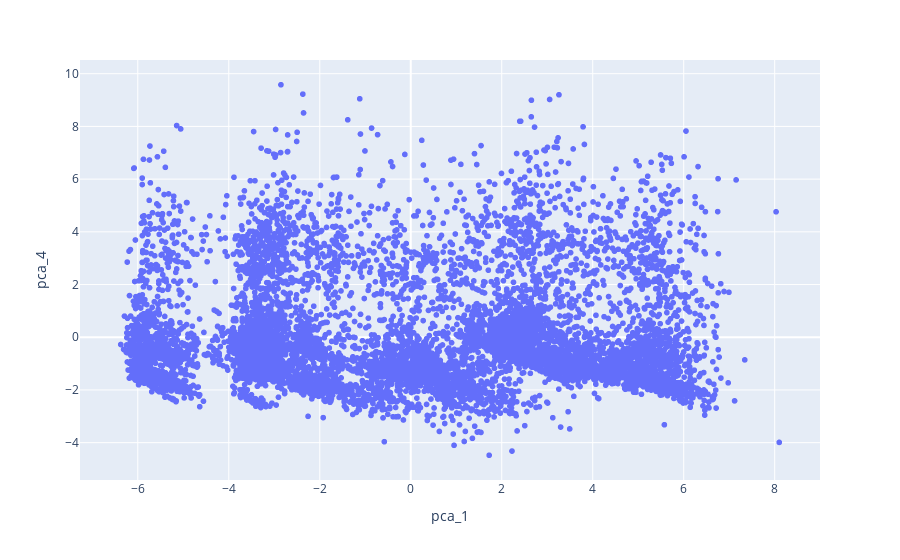

Here is the notebook cell this chart was saved with:
### Markdown cell above
## *5.3. PCA*

### Code cell
from sklearn.cluster import KMeans
from sklearn.preprocessing import StandardScaler
from sklearn.decomposition import PCA

X = df.values
# scaler = StandardScaler()
X_scaled = scaler.fit_transform(X)

pca = PCA(n_components=4)
X_pca = pca.fit_transform(X_scaled)
df_pca = pd.DataFrame(X_pca, columns=['pca_1', 'pca_2', 'pca_3', 'pca_4'])

fig = px.scatter(df_pca, x="pca_1", y='pca_4')
fig.show()

### Figure 1 — Plotly figure (JSON) as saved in the notebook; plotly's stock layout.template omitted (floating-point values rounded to 4 significant figures; data arrays with more than 128 entries replaced by an {"elided": "..."} marker saying what was removed)
{"data": [{"hovertemplate": "pca_1=%{x}<br>pca_4=%{y}<extra></extra>", "legendgroup": "", "marker": {"color": "#636efa", "symbol": "circle"}, "mode": "markers", "name": "", "showlegend": false, "type": "scattergl", "x": {"elided": "9863 float values"}, "xaxis": "x", "y": {"elided": "9863 float values"}, "yaxis": "y"}], "layout": {"legend": {"tracegroupgap": 0}, "margin": {"t": 60}, "xaxis": {"anchor": "y", "domain": [0, 1], "title": {"text": "pca_1"}}, "yaxis": {"anchor": "x", "domain": [0, 1], "title": {"text": "pca_4"}}}}
